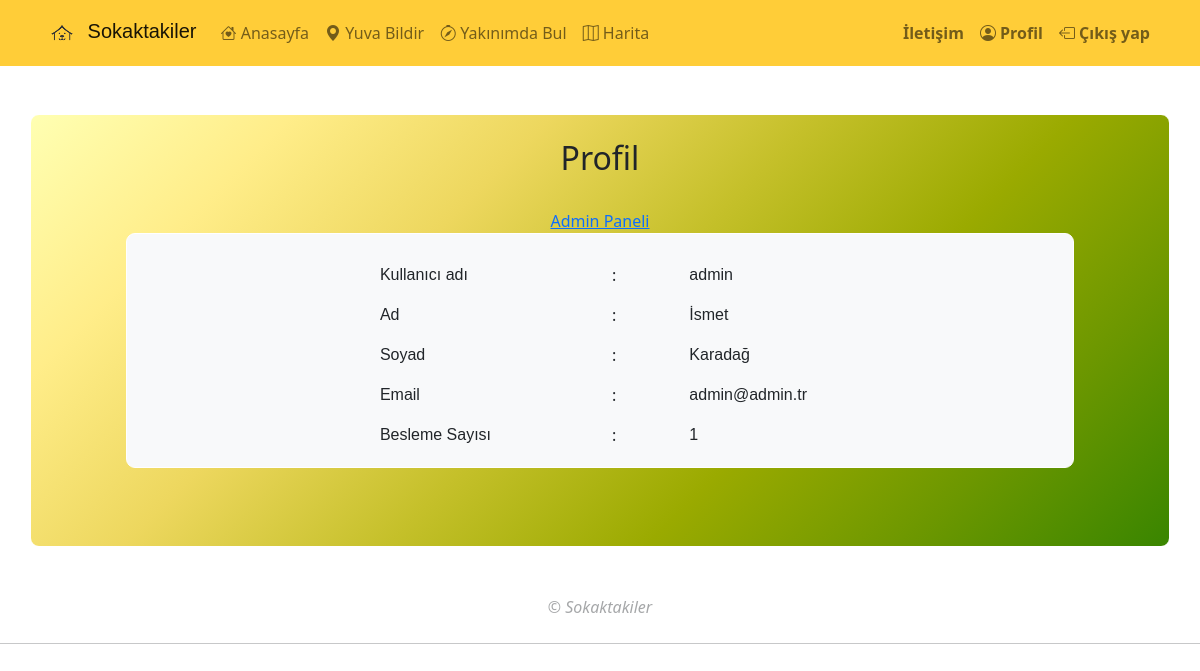
/profil/1/, run on an earlier commit of the app's database.
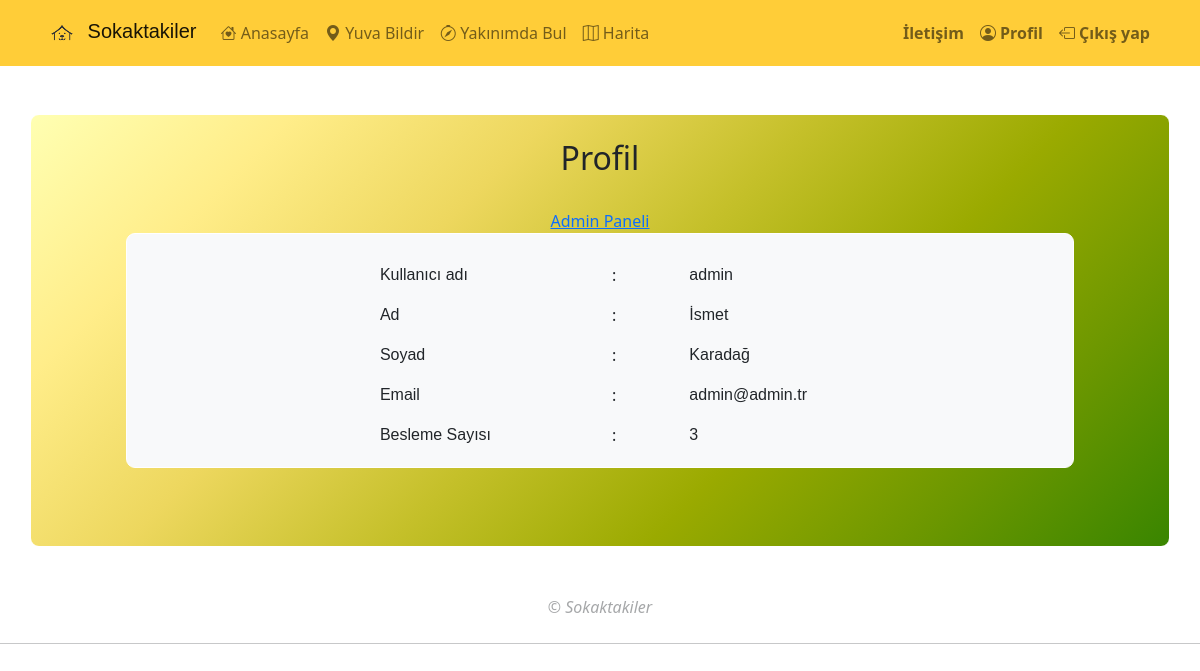
And on a later commit of the database.
### harita/models.py (models this page shows, shortened)
class Person(models.Model):
   username=models.CharField(max_length=25)
   beslemesayisi=models.IntegerField(default=0)
   bildirmesayisi=models.IntegerField(default=0)
   mamakilo=models.IntegerField(default=0)
   auth_token=models.CharField(max_length=100,null=True)
   class Meta:
       ordering = ['-beslemesayisi']

### harita/views.py (the view)
# urls.py: path('profil/<pk>/',views.ProfilView.as_view(),name="profil"),
class ProfilView(DetailView):
   model = User
   template_name = 'harita/profil.html'
   def get_context_data(self, **kwargs):
       context = super().get_context_data(**kwargs)
       context['person'] = Person.objects.get(id=User.objects.get(username=context['user']).id)
       return context

### harita/templates/harita/profil.html (shortened to what this page needs)
{% extends "base.html" %}
{% load static %}
{% block content %}
<div class="container new border-white mymt-4 mymb-4">
   <br>
   <div class="row mb-3" >
      <div class="col-md-10 offset-md-1 mymb-4 mymt-1">
         <div class="row" style="background-color: transparent;">
            <div class="col-md-8 offset-md-2 mb-4">
               <p class="h2 text-center">Profil</p>
            </div>
         </div>
         {% if user.is_staff %}
         <div class="row">
            <a href="/admin" class="text-center">Admin Paneli</a>
         </div>
         {% endif %}
         <div class="row mb-3 bg-light border-white">
            <div class="col-md-6 offset-md-3">
               <div class="row mt-4" style="padding: 1%;">
                  <div class="col-md-6 text-profil">
                     <p>Kullanıcı adı</p><p>Ad</p><p>Soyad</p><p>Email</p><p>Besleme Sayısı</p>
                  </div>
                  <div class="col-md-2">
                     <p>:</p><p>:</p><p>:</p><p>:</p><p>:</p>
                  </div>
                  <div class="col-md-4 text-profil" >
                     <p>{{person.username}} </p><p>{{user.first_name}} </p><p>{{user.last_name}} </p><p>{{user.email}} </p><p>{{person.beslemesayisi}} </p>
                  </div>
               </div>
            </div>
         </div>
      </div>
   </div>
</div>
{% endblock %}

What changed in the data, as far as the page shows it:
changed Person "admin": beslemesayisi "1" → "3"
